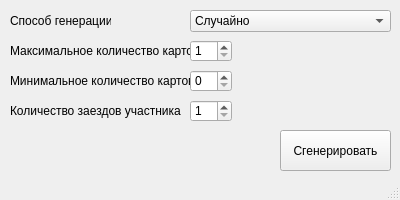
<?xml version="1.0" encoding="UTF-8"?>
<ui version="4.0">
 <class>toolGeneratePlacesWindow</class>
 <widget class="QMainWindow" name="toolGeneratePlacesWindow">
  <property name="geometry">
   <rect>
    <x>0</x>
    <y>0</y>
    <width>400</width>
    <height>200</height>
   </rect>
  </property>
  <property name="windowTitle">
   <string>MainWindow</string>
  </property>
  <widget class="QWidget" name="centralwidget">
   <widget class="QComboBox" name="boxGenerateMethod">
    <property name="geometry">
     <rect>
      <x>190</x>
      <y>10</y>
      <width>201</width>
      <height>22</height>
     </rect>
    </property>
    <property name="currentText">
     <string>Случайно</string>
    </property>
    <item>
     <property name="text">
      <string>Случайно</string>
     </property>
    </item>
    <item>
     <property name="text">
      <string>По алфавиту</string>
     </property>
    </item>
    <item>
     <property name="text">
      <string>По алфавиту, в обратном порядке</string>
     </property>
    </item>
   </widget>
   <widget class="QLabel" name="textGenerateMethod">
    <property name="geometry">
     <rect>
      <x>10</x>
      <y>10</y>
      <width>101</width>
      <height>21</height>
     </rect>
    </property>
    <property name="text">
     <string>Способ генерации</string>
    </property>
   </widget>
   <widget class="QLabel" name="textMaxKarts">
    <property name="geometry">
     <rect>
      <x>10</x>
      <y>40</y>
      <width>181</width>
      <height>21</height>
     </rect>
    </property>
    <property name="text">
     <string>Максимальное количество картов</string>
    </property>
   </widget>
   <widget class="QSpinBox" name="boxMaxKarts">
    <property name="geometry">
     <rect>
      <x>190</x>
      <y>40</y>
      <width>42</width>
      <height>22</height>
     </rect>
    </property>
    <property name="minimum">
     <number>1</number>
    </property>
   </widget>
   <widget class="QLabel" name="textMinKarts">
    <property name="geometry">
     <rect>
      <x>10</x>
      <y>70</y>
      <width>181</width>
      <height>21</height>
     </rect>
    </property>
    <property name="text">
     <string>Минимальное количество картов</string>
    </property>
   </widget>
   <widget class="QSpinBox" name="boxMinKarts">
    <property name="geometry">
     <rect>
      <x>190</x>
      <y>70</y>
      <width>42</width>
      <height>22</height>
     </rect>
    </property>
    <property name="minimum">
     <number>0</number>
    </property>
   </widget>
   <widget class="QLabel" name="textRunsPerParticipant">
    <property name="geometry">
     <rect>
      <x>10</x>
      <y>100</y>
      <width>181</width>
      <height>21</height>
     </rect>
    </property>
    <property name="text">
     <string>Количество заездов участника</string>
    </property>
   </widget>
   <widget class="QSpinBox" name="boxRunsPerParticipant">
    <property name="geometry">
     <rect>
      <x>190</x>
      <y>100</y>
      <width>42</width>
      <height>22</height>
     </rect>
    </property>
    <property name="minimum">
     <number>1</number>
    </property>
   </widget>
   <widget class="QPushButton" name="btnGenerate">
    <property name="geometry">
     <rect>
      <x>280</x>
      <y>130</y>
      <width>111</width>
      <height>41</height>
     </rect>
    </property>
    <property name="text">
     <string>Сгенерировать</string>
    </property>
   </widget>
  </widget>
  <widget class="QStatusBar" name="statusbar"/>
 </widget>
 <resources/>
 <connections/>
</ui>
